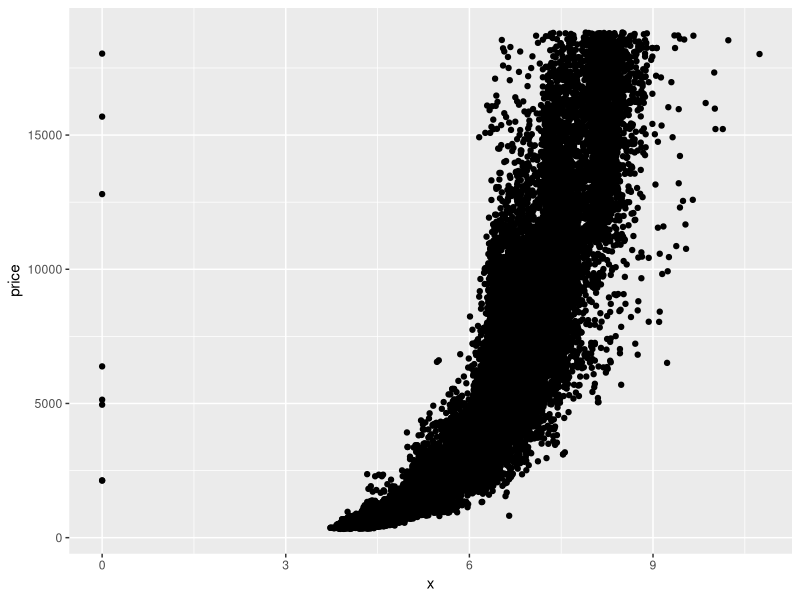
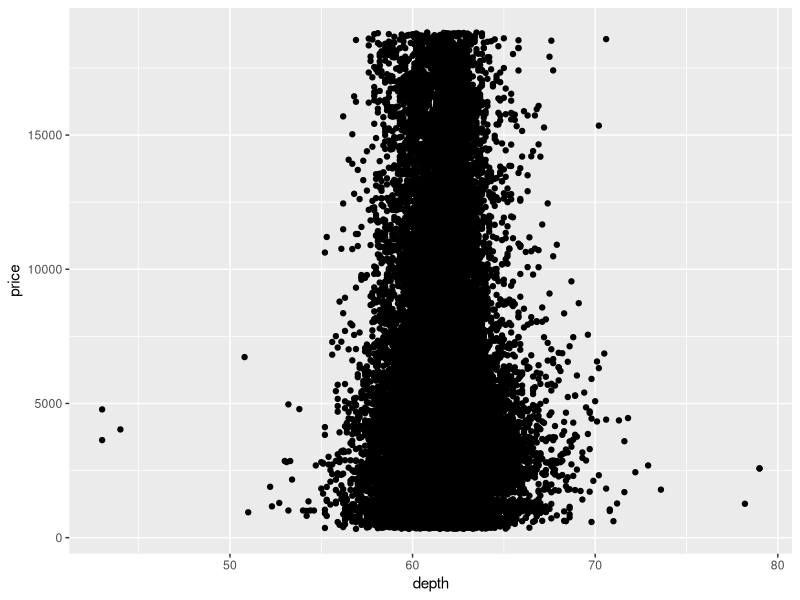
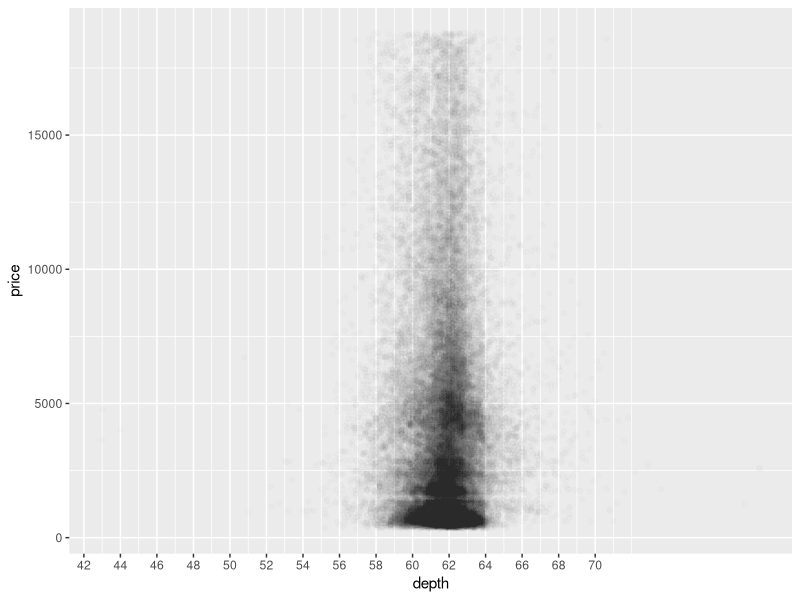
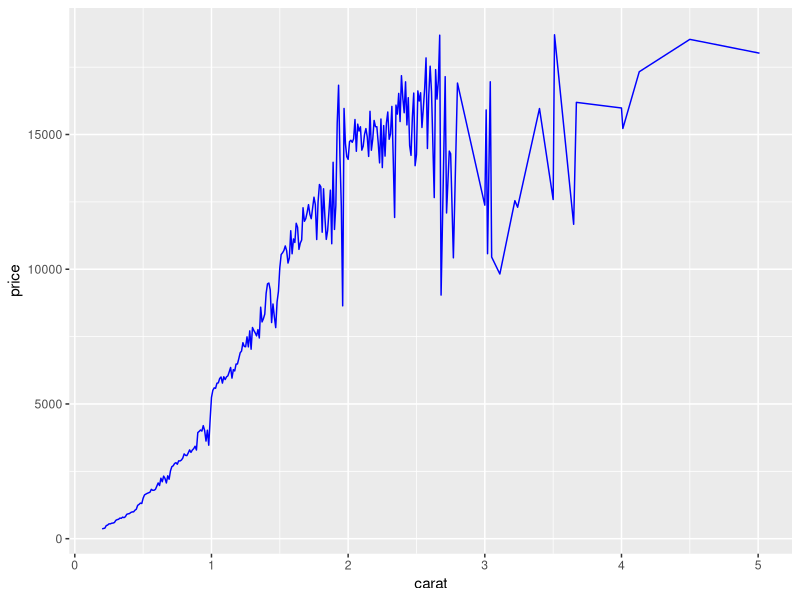
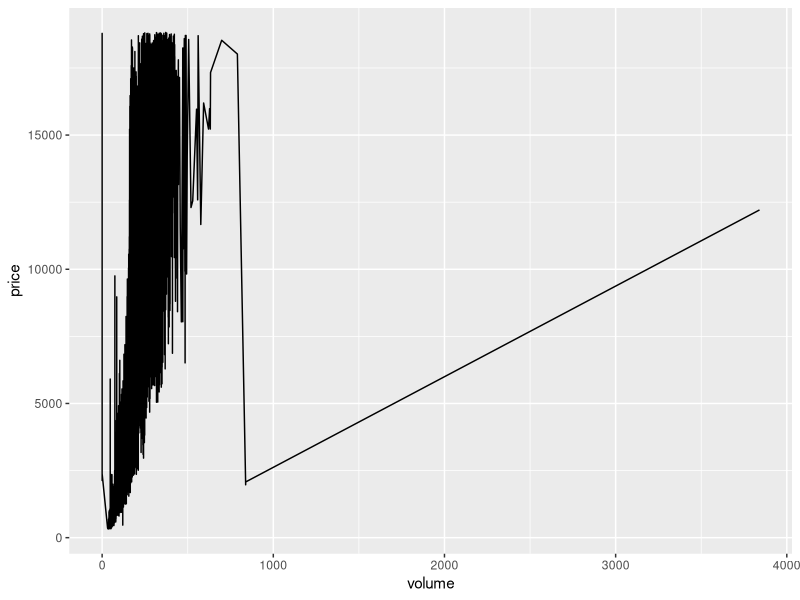
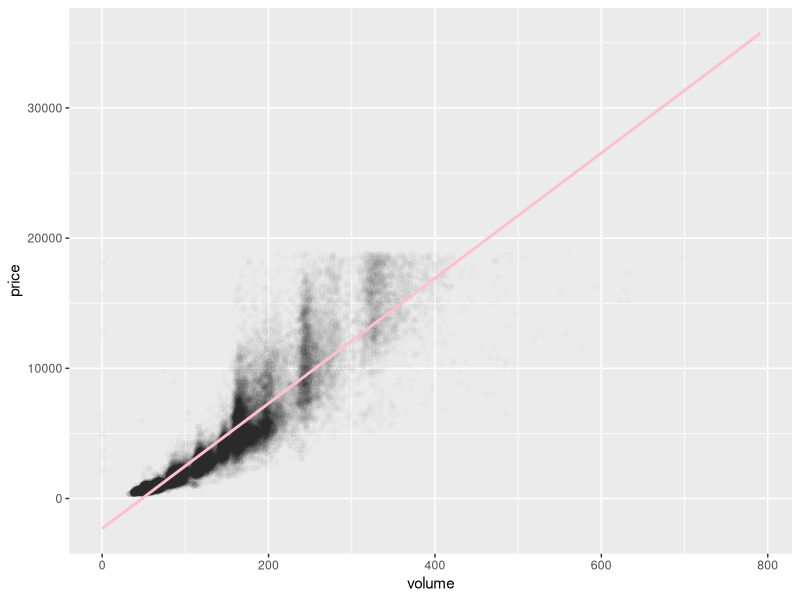

Write R code to recreate these figures, in order.
## ---- chunk 1
library(ggplot2)
data(diamonds)

# Criar um Scatterplot de preço vs x
ggplot(aes(x=x, y=price), data = diamonds) + 
  geom_point()
## ---- chunk 2
# A correlação entre price e x
cor.test(diamonds$price, diamonds$x)

# A correlação entre price e z
cor.test(diamonds$price, diamonds$z)
## ---- chunk 3
# Criar um Scatterplot entre price vs. depth
ggplot(aes(x=depth, y=price), data = diamonds) +
  geom_point()
## ---- chunk 4
# Ajustando a transparência em 1/100 e o eixo x a cada 2 unidades
ggplot(aes(x=depth, y=price), data = diamonds) +
  geom_point(alpha=1/100) +
  scale_x_continuous(breaks=seq(0, 70, 2))
## ---- chunk 5
cor.test(diamonds$price, diamonds$depth)
## ---- chunk 6
# Criar um Scatterplot entre price vs. carat
# omitting the top 1% of price and carat values.
ggplot(aes(x=carat, y=price), data = diamonds) +
  geom_line(stat = 'summary', fun.y = quantile, probs=.95, color='blue')
## ---- chunk 7
# Create a scatterplot of price vs. volume (x * y * z).

# Create a new variable for volume in the diamonds data frame.
diamonds$volume <- diamonds$x * diamonds$y * diamonds$z
ggplot(aes(x=volume, y=price), data = diamonds) +
  geom_line()

# Você pode descobrir quantos diamantes têm 0 volume usando count(diamonds$volume == 0) do pacote plyr
## ---- chunk 8
# A correlação entre price e volume, excluindo diamantes de volume = 0 ou volume >= 800
# É uma correlação com subset
with(subset(diamonds, volume <= 800), cor.test(price, volume))
## ---- chunk 9
# Subset the data to exclude diamonds with a volume
# greater than or equal to 800. Also, exclude diamonds
# with a volume of 0. Adjust the transparency of the
# points and add a linear model to the plot. (See the
# Instructor Notes or look up the documentation of
# geom_smooth() for more details about smoothers.)

# We encourage you to think about this next question and
# to post your thoughts in the discussion section.

# Do you think this would be a useful model to estimate
# the price of diamonds? Why or why not?

ggplot(aes(x=volume, y=price), data = subset(diamonds, volume <= 800)) +
  geom_point(alpha=1/100) +
  geom_smooth(method = 'lm', color='pink')
## ---- chunk 10

